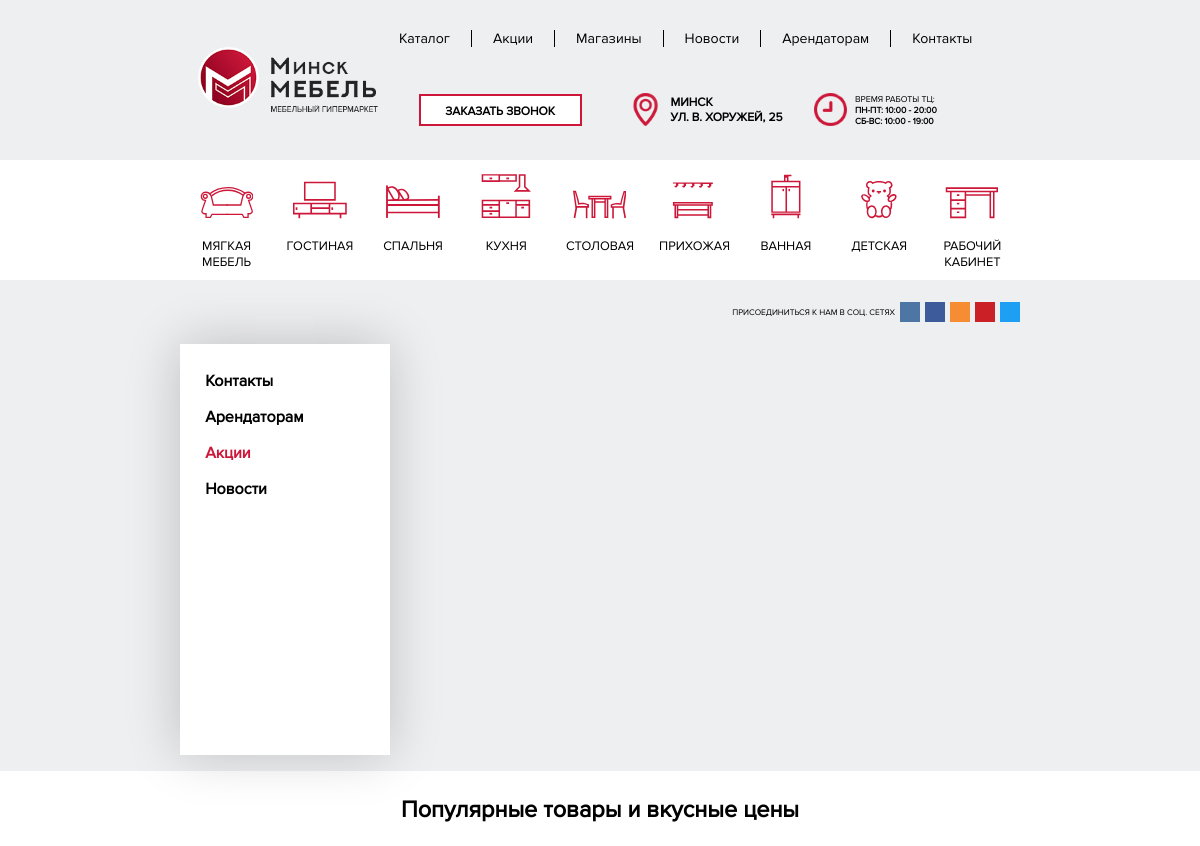
/sales/ (upper part), run on an earlier commit of the app's database.
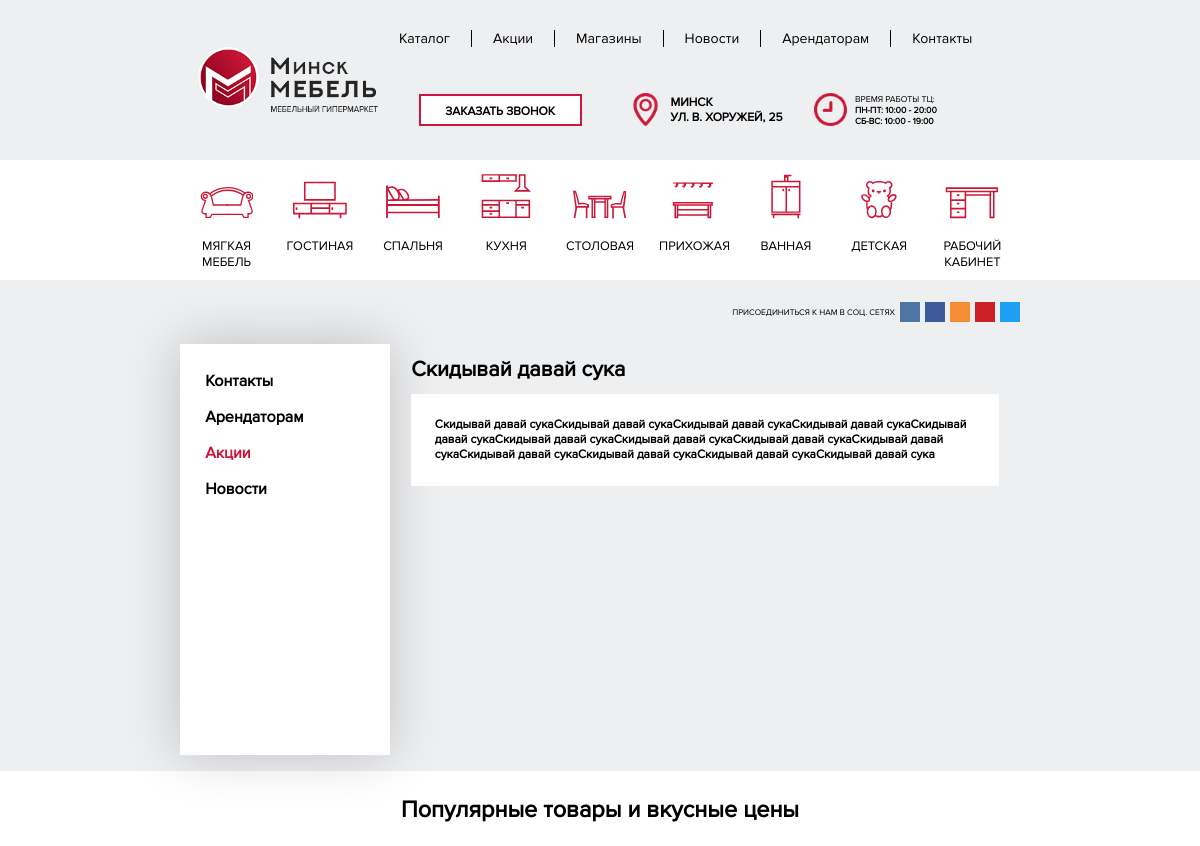
And on a later commit of the database.
### mainpage/models.py (models this page shows, shortened)
class Sale(models.Model):
    title = models.CharField("Заголовок акции", max_length=40)
    discriotion = models.TextField("Описание")
    image = models.ImageField("Картинка",upload_to="", null=True, blank=True)

### catalog/views.py (the view)
# urls.py: re_path(r'^sales/$', views.allsales),
def allsales(request):
    allsales = Sale.objects.all()
    alldiscounts1 = models.ShopItem.objects.all();
    alldiscounts = []
    for objj in alldiscounts1:
        if objj.isdiscount:
            alldiscounts.append(objj)
    return render(request, 'allsales.html', {'sales': allsales, 'slider2': alldiscounts})

### catalog/templates/allsales.html (shortened to what this page needs)
<html>
<head>
    {% load staticfiles %}
    <link rel='stylesheet prefetch' href='https://cdnjs.cloudflare.com/ajax/libs/Swiper/4.0.7/css/swiper.min.css'>
 <link rel="stylesheet" type="text/css" href="{% static 'style.css' %}">
    <link rel="stylesheet" type="text/css" href="{% static 'css/style_index.css' %}">
    <link rel="stylesheet" type="text/css" href="{% static 'style_page.css' %}">
    <link rel="stylesheet" type="text/css" href="{% static 'style_contacts.css' %}">
        <link rel="stylesheet" type="text/css" href="{% static 'mainpage/css/menu.css' %}">
	<link rel="stylesheet" type="text/css" href="{% static 'mainpage/css/adaptation.css' %}">
    <link rel="stylesheet"  href="{% static 'lightslider.css' %}"/>
    <link rel="stylesheet"  href="{% static 'slider2.css' %}"/>
</head>
<body>
 {% block content %}
  {% include "header.html" %}
{% endblock %}
 <social>
    <div class="social_url">
      <div class="social">
        <div style=" display:table; float:right">
          <div style="display:table-cell; vertical-align: middle">ПРИСОЕДИНИТЬСЯ К НАМ В СОЦ. СЕТЯХ</div>
            <div style="float:right; width: 125px">
              <a href="#"><div class="social_block1" style="background-color: #4e76a4;"></div></a>
              <a href="#"><div class="social_block1" style="background-color: #3d5b9a;"></div></a>
              <a href="#"><div class="social_block1" style="background-color: #f68c33;"></div></a>
              <a href="#"><div class="social_block1" style="background-color: #cc2027;"></div></a>
              <a href="#"><div class="social_block1" style="background-color: #1da0f3;"></div></a>
            </div>
         </div>
      </div>
    </div>
  </social>
  <contacts style="height: auto">
      <div class="howtoconnect" style="height: auto">
        <div class="leftside" style="height:auto">
          <div class="spisok">
            <a href="/contacts" style="color: black"><p class="spisokitems"><b>Контакты</b></p></a>
            <a href="/arend" style="color: black"><p class="spisokitems"><b>Арендаторам</b></p></a>
            <a href="/sales" style="color: black"><p class="spisokitems active"><b>Акции</b></p></a>
            <a href="/news" style="color: black"><p class="spisokitems"><b>Новости</b></p></a>
          </div>
        </div>
        <div class="mapandform" style="height:auto">
           {% for sale in sales %}
            <div class="news" style="width:100%;">
              <div class="name" style= "width:100%;font-weight: bold; font-size: 1.8vw; padding-top: 2%; padding-bottom: 2%; font-family: Proxima">{{sale.title}}</div>
              <div class="content" style= "background-color:white;width:92%;font-weight: bold; font-size: 1vw;margin-bottom: 2%; padding: 4%; font-family: Proxima">
                  {{sale.discriotion}}
              </div>
            </div>
            {% endfor %}
        </div>
          </div>
  </contacts>
  <products style="background-color:white">
    <div style="font-family: Proxima; font-size: 1.95vw; text-align: center;padding-top: 2%;padding-bottom: 2%;font-weight: bold">Популярные товары и вкусные цены</div>
  </products>
</body>
</html>

What changed in the data, as far as the page shows it:
added Sale: title "Скидывай давай сука", discriotion "Скидывай давай сукаСкидывай давай сукаСкидывай давай сукаСкидывай давай сукаСкидывай давай сукаСкидывай давай сукаСкидывай давай сукаСкидывай давай сукаСкидывай давай сукаСкидывай давай сукаСкидывай давай сукаСкидывай давай сукаСкидывай давай сука"
